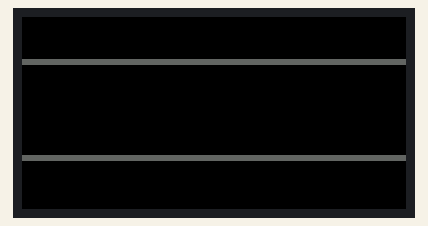
Simulated run of this sketch. Board: ESP32. On the bench: 64×32 colour display.

Above: at 0.1 s.

The sketch:

esp32-compatible.ino
```cpp
#include <ESP32-HUB75-MatrixPanel-I2S-DMA.h>

// Change these to whatever suits

#define R1_PIN 2
#define G1_PIN 10
#define B1_PIN 3
#define R2_PIN 4
#define G2_PIN 11
#define B2_PIN 5
#define A_PIN 6
#define B_PIN 12
#define C_PIN 7
#define D_PIN 13
#define E_PIN -1  // required for 1/32 scan panels, like 64x64px. Any available pin would do, i.e. IO32
#define LAT_PIN 14
#define OE_PIN 9
#define CLK_PIN 8


HUB75_I2S_CFG::i2s_pins _pins = { R1_PIN, G1_PIN, B1_PIN, R2_PIN, G2_PIN, B2_PIN, A_PIN, B_PIN, C_PIN, D_PIN, E_PIN, LAT_PIN, OE_PIN, CLK_PIN };
HUB75_I2S_CFG mxconfig(
  64,    // Module width
  32,    // Module height
  1,     // chain length
  _pins  // pin mapping
);
MatrixPanel_I2S_DMA* dma_display = new MatrixPanel_I2S_DMA(mxconfig);

void setup() {

  Serial.begin(115200);

  dma_display->begin();             // setup the LED matrix
  dma_display->setBrightness8(100);  //0-255
  dma_display->setTextWrap(false);  // Don't wrap at end of line - will do ourselves
  dma_display->clearScreen();
  dma_display->setTextColor(dma_display->color444(15, 15, 0));

  dma_display->clearScreen();

  uint16_t lineColor = dma_display->color565(100, 100, 100);
  dma_display->drawFastHLine(0, 7, 64, lineColor);
  dma_display->drawFastHLine(0, 23, 64, lineColor);
}

void loop() {
  delay(1000);
}
```
